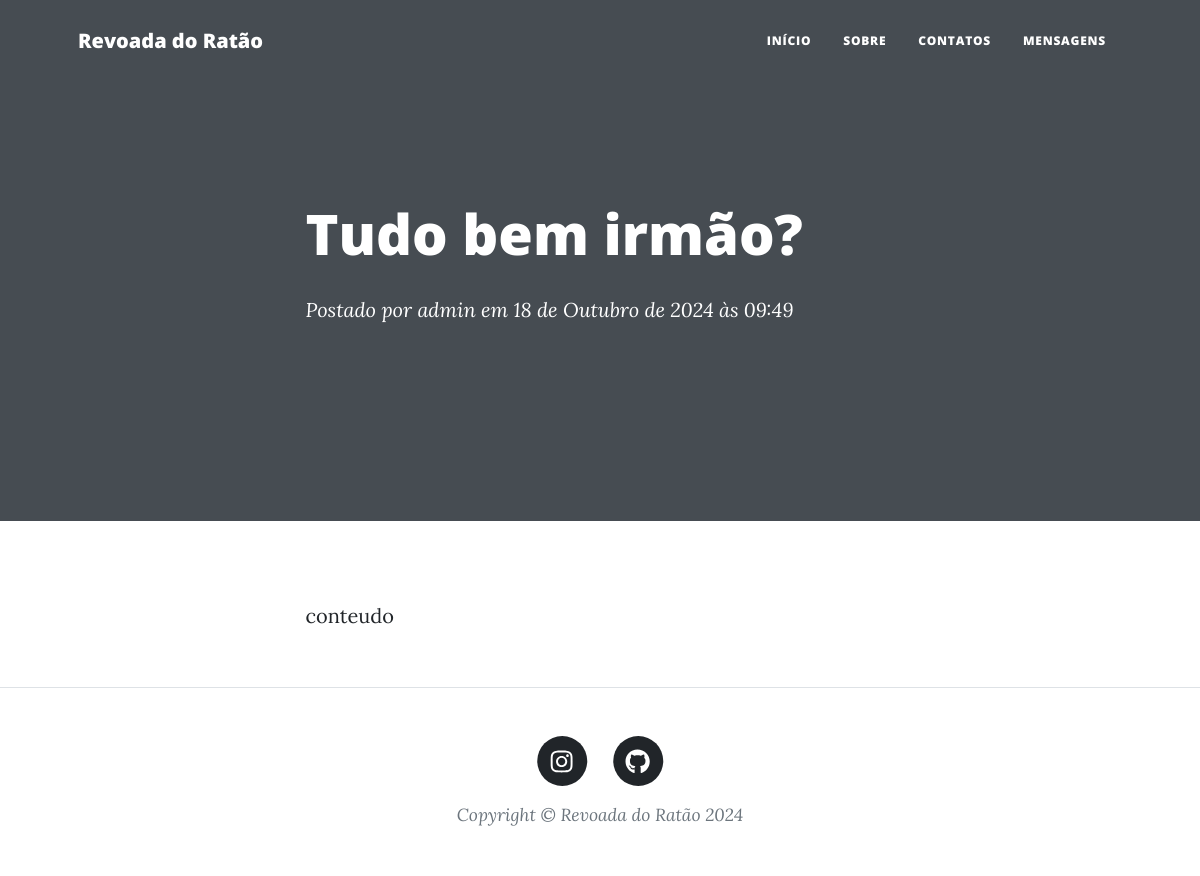
Screenshot of /post/3 with the database file from the repository.
### blog/models.py (models this page shows, shortened)
class Blog(models.Model):
    nome = models.CharField(max_length=100)
    subnome = models.TextField(max_length=200, blank=True)
    descricao = models.TextField(max_length=2000)
    capa = models.ImageField(blank=True)
    logo = models.ImageField()
    instagram = models.URLField(blank=True)
    facebook = models.URLField(blank=True)
    github = models.URLField(blank=True)
    autores = models.ManyToManyField(User)

class Post(models.Model):
    titulo = models.CharField(max_length=140)
    subtitulo = models.CharField(max_length=140, blank=True)
    data_criacao = models.DateTimeField(auto_now_add=True)
    usuario = models.ForeignKey(User, on_delete=models.CASCADE)
    conteudo = models.TextField(max_length=2000)
    capa = models.ImageField(blank=True)

### blog/views.py (the view)
# urls.py: path('post/<int:post_id>', views.post, name='post'),
def post(request, post_id):
    context = {
        "post" : Post.objects.get(pk=post_id),
        "blog" : Blog.objects.first(),
    }
    return render(request, "post.html", context)

### blog/templates/post.html (shortened to what this page needs)
{% extends "base.html" %}
{% load static %}
{% block header %}
{% if post.capa %}
    <header class="masthead" style="background-image: url('{{ post.capa.url }}')">
    {% else %}
        <header class="masthead">
{% endif %}
    <div class="container position-relative px-4 px-lg-5">
        <div class="row gx-4 gx-lg-5 justify-content-center">
            <div class="col-md-10 col-lg-8 col-xl-7">
                <div class="post-heading">
                    <h1>{{ post.titulo }}</h1>
                    <span class="meta">
                        Postado por
                        <a href="#!">{{post.usuario.username}}</a>
                        em {{post.data_criacao}}
                    </span>
                </div>
            </div>
        </div>
    </div>
</header>
{% endblock header %}
{% block conteudo %}
<article class="mb-4">
    <div class="container px-4 px-lg-5">
        <div class="row gx-4 gx-lg-5 justify-content-center">
            <div class="col-md-10 col-lg-8 col-xl-7">
                <p>
                    {{ post.conteudo }}
                </p>
            </div>
        </div>
    </div>
</article>
{% endblock conteudo %}

### blog/templates/base.html (shortened to what this page needs)
{% load static %}
<!DOCTYPE html>
<html lang="pt-br">
    <head>
        <link href="{% static 'css/styles.css' %}" rel="stylesheet" />
    </head>
    <body>
        <nav class="navbar navbar-expand-lg navbar-light" id="mainNav">
            <div class="container px-4 px-lg-5">
                <a class="navbar-brand" href="{% url 'index' %}">{{blog.nome}}</a>
                <div class="collapse navbar-collapse" id="navbarResponsive">
                    <ul class="navbar-nav ms-auto py-4 py-lg-0">
                        <li class="nav-item"><a class="nav-link px-lg-3 py-3 py-lg-4" href="{% url 'index' %}">Início</a></li>
                        <li class="nav-item"><a class="nav-link px-lg-3 py-3 py-lg-4" href="{% url 'about' %}">Sobre</a></li>
                        <li class="nav-item"><a class="nav-link px-lg-3 py-3 py-lg-4" href="{% url 'contact' %}">Contatos</a></li>
                        <li class="nav-item"><a class="nav-link px-lg-3 py-3 py-lg-4" href="{% url 'mensagens' %}">Mensagens</a></li>
                    </ul>
                </div>
            </div>
        </nav>
        {% block header %}{% endblock header %}
        {% block conteudo %}
        {% endblock conteudo %}
        <footer class="border-top">
            <div class="container px-4 px-lg-5">
                <div class="row gx-4 gx-lg-5 justify-content-center">
                    <div class="col-md-10 col-lg-8 col-xl-7">
                        <ul class="list-inline text-center">
                            <li class="list-inline-item">
                                <a href="{{blog.instagram}}">
                                    <span class="fa-stack fa-lg">
                                        <i class="fas fa-circle fa-stack-2x"></i>
                                        <i class="fab fa-instagram fa-stack-1x fa-inverse"></i>
                                    </span>
                                </a>
                            </li>
                            <li class="list-inline-item">
                                <a href="{{blog.github}}">
                                    <span class="fa-stack fa-lg">
                                        <i class="fas fa-circle fa-stack-2x"></i>
                                        <i class="fab fa-github fa-stack-1x fa-inverse"></i>
                                    </span>
                                </a>
                            </li>
                        </ul>
                        <div class="small text-center text-muted fst-italic">Copyright &copy; {{blog.nome}} {% now 'Y' %} </div>
                    </div>
                </div>
            </div>
        </footer>
    </body>
</html>

### rows the page displays
Blog: nome "Revoada do Ratão"
Post: titulo "Tudo bem irmão?", usuario.username "admin", data_criacao "18 de Outubro de 2024 às 09:49", conteudo "conteudo"
